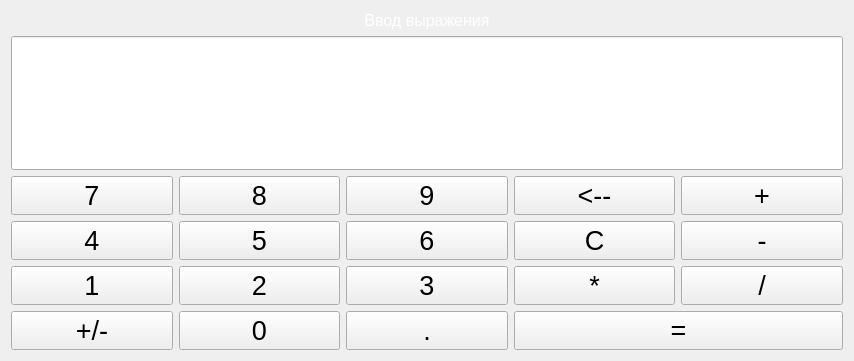
<?xml version="1.0" encoding="UTF-8"?>
<ui version="4.0">
 <class>Form</class>
 <widget class="QWidget" name="Form">
  <property name="geometry">
   <rect>
    <x>0</x>
    <y>0</y>
    <width>854</width>
    <height>361</height>
   </rect>
  </property>
  <property name="windowTitle">
   <string>Калькулятор</string>
  </property>
  <layout class="QVBoxLayout" name="verticalLayout">
   <item>
    <widget class="QLabel" name="label">
     <property name="palette">
      <palette>
       <active>
        <colorrole role="WindowText">
         <brush brushstyle="SolidPattern">
          <color alpha="255">
           <red>255</red>
           <green>255</green>
           <blue>255</blue>
          </color>
         </brush>
        </colorrole>
       </active>
       <inactive>
        <colorrole role="WindowText">
         <brush brushstyle="SolidPattern">
          <color alpha="255">
           <red>255</red>
           <green>255</green>
           <blue>255</blue>
          </color>
         </brush>
        </colorrole>
       </inactive>
       <disabled>
        <colorrole role="WindowText">
         <brush brushstyle="SolidPattern">
          <color alpha="255">
           <red>105</red>
           <green>105</green>
           <blue>105</blue>
          </color>
         </brush>
        </colorrole>
       </disabled>
      </palette>
     </property>
     <property name="font">
      <font>
       <pointsize>12</pointsize>
      </font>
     </property>
     <property name="text">
      <string>Ввод выражения</string>
     </property>
     <property name="alignment">
      <set>Qt::AlignCenter</set>
     </property>
    </widget>
   </item>
   <item>
    <layout class="QHBoxLayout" name="horizontalLayout">
     <item>
      <widget class="QLineEdit" name="lineEdit">
       <property name="sizePolicy">
        <sizepolicy hsizetype="Expanding" vsizetype="Expanding">
         <horstretch>0</horstretch>
         <verstretch>0</verstretch>
        </sizepolicy>
       </property>
       <property name="font">
        <font>
         <pointsize>30</pointsize>
        </font>
       </property>
      </widget>
     </item>
    </layout>
   </item>
   <item>
    <layout class="QGridLayout" name="gridLayout">
     <item row="0" column="1">
      <widget class="QPushButton" name="button_8">
       <property name="sizePolicy">
        <sizepolicy hsizetype="Minimum" vsizetype="Expanding">
         <horstretch>0</horstretch>
         <verstretch>0</verstretch>
        </sizepolicy>
       </property>
       <property name="font">
        <font>
         <pointsize>20</pointsize>
        </font>
       </property>
       <property name="text">
        <string>8</string>
       </property>
      </widget>
     </item>
     <item row="0" column="3">
      <widget class="QPushButton" name="button_backspace">
       <property name="sizePolicy">
        <sizepolicy hsizetype="Minimum" vsizetype="Expanding">
         <horstretch>0</horstretch>
         <verstretch>0</verstretch>
        </sizepolicy>
       </property>
       <property name="font">
        <font>
         <pointsize>20</pointsize>
        </font>
       </property>
       <property name="text">
        <string>&lt;--</string>
       </property>
      </widget>
     </item>
     <item row="0" column="2">
      <widget class="QPushButton" name="button_9">
       <property name="sizePolicy">
        <sizepolicy hsizetype="Minimum" vsizetype="Expanding">
         <horstretch>0</horstretch>
         <verstretch>0</verstretch>
        </sizepolicy>
       </property>
       <property name="font">
        <font>
         <pointsize>20</pointsize>
        </font>
       </property>
       <property name="text">
        <string>9</string>
       </property>
      </widget>
     </item>
     <item row="0" column="0">
      <widget class="QPushButton" name="button_7">
       <property name="sizePolicy">
        <sizepolicy hsizetype="Minimum" vsizetype="Expanding">
         <horstretch>0</horstretch>
         <verstretch>0</verstretch>
        </sizepolicy>
       </property>
       <property name="maximumSize">
        <size>
         <width>162</width>
         <height>16777215</height>
        </size>
       </property>
       <property name="font">
        <font>
         <pointsize>20</pointsize>
        </font>
       </property>
       <property name="text">
        <string>7</string>
       </property>
      </widget>
     </item>
     <item row="3" column="0">
      <widget class="QPushButton" name="button_change_sign">
       <property name="sizePolicy">
        <sizepolicy hsizetype="Minimum" vsizetype="Expanding">
         <horstretch>0</horstretch>
         <verstretch>0</verstretch>
        </sizepolicy>
       </property>
       <property name="font">
        <font>
         <pointsize>20</pointsize>
        </font>
       </property>
       <property name="text">
        <string>+/-</string>
       </property>
      </widget>
     </item>
     <item row="2" column="0">
      <widget class="QPushButton" name="button_1">
       <property name="sizePolicy">
        <sizepolicy hsizetype="Minimum" vsizetype="Expanding">
         <horstretch>0</horstretch>
         <verstretch>0</verstretch>
        </sizepolicy>
       </property>
       <property name="font">
        <font>
         <pointsize>20</pointsize>
        </font>
       </property>
       <property name="text">
        <string>1</string>
       </property>
      </widget>
     </item>
     <item row="1" column="0">
      <widget class="QPushButton" name="button_4">
       <property name="sizePolicy">
        <sizepolicy hsizetype="Minimum" vsizetype="Expanding">
         <horstretch>0</horstretch>
         <verstretch>0</verstretch>
        </sizepolicy>
       </property>
       <property name="font">
        <font>
         <pointsize>20</pointsize>
        </font>
       </property>
       <property name="text">
        <string>4</string>
       </property>
      </widget>
     </item>
     <item row="0" column="4">
      <widget class="QPushButton" name="button_plus">
       <property name="sizePolicy">
        <sizepolicy hsizetype="Minimum" vsizetype="Expanding">
         <horstretch>0</horstretch>
         <verstretch>0</verstretch>
        </sizepolicy>
       </property>
       <property name="font">
        <font>
         <pointsize>20</pointsize>
        </font>
       </property>
       <property name="text">
        <string>+</string>
       </property>
      </widget>
     </item>
     <item row="1" column="1">
      <widget class="QPushButton" name="button_5">
       <property name="sizePolicy">
        <sizepolicy hsizetype="Minimum" vsizetype="Expanding">
         <horstretch>0</horstretch>
         <verstretch>0</verstretch>
        </sizepolicy>
       </property>
       <property name="font">
        <font>
         <pointsize>20</pointsize>
        </font>
       </property>
       <property name="text">
        <string>5</string>
       </property>
      </widget>
     </item>
     <item row="1" column="2">
      <widget class="QPushButton" name="button_6">
       <property name="sizePolicy">
        <sizepolicy hsizetype="Minimum" vsizetype="Expanding">
         <horstretch>0</horstretch>
         <verstretch>0</verstretch>
        </sizepolicy>
       </property>
       <property name="font">
        <font>
         <pointsize>20</pointsize>
        </font>
       </property>
       <property name="text">
        <string>6</string>
       </property>
      </widget>
     </item>
     <item row="2" column="1">
      <widget class="QPushButton" name="button_2">
       <property name="sizePolicy">
        <sizepolicy hsizetype="Minimum" vsizetype="Expanding">
         <horstretch>0</horstretch>
         <verstretch>0</verstretch>
        </sizepolicy>
       </property>
       <property name="font">
        <font>
         <pointsize>20</pointsize>
        </font>
       </property>
       <property name="text">
        <string>2</string>
       </property>
      </widget>
     </item>
     <item row="3" column="1">
      <widget class="QPushButton" name="button_0">
       <property name="sizePolicy">
        <sizepolicy hsizetype="Minimum" vsizetype="Expanding">
         <horstretch>0</horstretch>
         <verstretch>0</verstretch>
        </sizepolicy>
       </property>
       <property name="font">
        <font>
         <pointsize>20</pointsize>
        </font>
       </property>
       <property name="text">
        <string>0</string>
       </property>
      </widget>
     </item>
     <item row="2" column="2">
      <widget class="QPushButton" name="button_3">
       <property name="sizePolicy">
        <sizepolicy hsizetype="Minimum" vsizetype="Expanding">
         <horstretch>0</horstretch>
         <verstretch>0</verstretch>
        </sizepolicy>
       </property>
       <property name="font">
        <font>
         <pointsize>20</pointsize>
        </font>
       </property>
       <property name="text">
        <string>3</string>
       </property>
      </widget>
     </item>
     <item row="3" column="2">
      <widget class="QPushButton" name="button_dot">
       <property name="sizePolicy">
        <sizepolicy hsizetype="Minimum" vsizetype="Expanding">
         <horstretch>0</horstretch>
         <verstretch>0</verstretch>
        </sizepolicy>
       </property>
       <property name="font">
        <font>
         <pointsize>20</pointsize>
        </font>
       </property>
       <property name="text">
        <string>.</string>
       </property>
      </widget>
     </item>
     <item row="1" column="3">
      <widget class="QPushButton" name="button_clear">
       <property name="sizePolicy">
        <sizepolicy hsizetype="Minimum" vsizetype="Expanding">
         <horstretch>0</horstretch>
         <verstretch>0</verstretch>
        </sizepolicy>
       </property>
       <property name="font">
        <font>
         <pointsize>20</pointsize>
        </font>
       </property>
       <property name="text">
        <string>C</string>
       </property>
      </widget>
     </item>
     <item row="1" column="4">
      <widget class="QPushButton" name="button_minus">
       <property name="sizePolicy">
        <sizepolicy hsizetype="Minimum" vsizetype="Expanding">
         <horstretch>0</horstretch>
         <verstretch>0</verstretch>
        </sizepolicy>
       </property>
       <property name="font">
        <font>
         <pointsize>20</pointsize>
        </font>
       </property>
       <property name="text">
        <string>-</string>
       </property>
      </widget>
     </item>
     <item row="2" column="3">
      <widget class="QPushButton" name="button_mul">
       <property name="sizePolicy">
        <sizepolicy hsizetype="Minimum" vsizetype="Expanding">
         <horstretch>0</horstretch>
         <verstretch>0</verstretch>
        </sizepolicy>
       </property>
       <property name="font">
        <font>
         <pointsize>20</pointsize>
        </font>
       </property>
       <property name="text">
        <string>*</string>
       </property>
      </widget>
     </item>
     <item row="2" column="4">
      <widget class="QPushButton" name="button_div">
       <property name="sizePolicy">
        <sizepolicy hsizetype="Minimum" vsizetype="Expanding">
         <horstretch>0</horstretch>
         <verstretch>0</verstretch>
        </sizepolicy>
       </property>
       <property name="font">
        <font>
         <pointsize>20</pointsize>
        </font>
       </property>
       <property name="text">
        <string>/</string>
       </property>
      </widget>
     </item>
     <item row="3" column="3" colspan="2">
      <widget class="QPushButton" name="button_equal">
       <property name="sizePolicy">
        <sizepolicy hsizetype="Minimum" vsizetype="Expanding">
         <horstretch>0</horstretch>
         <verstretch>0</verstretch>
        </sizepolicy>
       </property>
       <property name="font">
        <font>
         <pointsize>20</pointsize>
        </font>
       </property>
       <property name="text">
        <string>=</string>
       </property>
      </widget>
     </item>
    </layout>
   </item>
  </layout>
 </widget>
 <resources/>
 <connections>
  <connection>
   <sender>button_clear</sender>
   <signal>clicked()</signal>
   <receiver>lineEdit</receiver>
   <slot>clear()</slot>
   <hints>
    <hint type="sourcelabel">
     <x>609</x>
     <y>216</y>
    </hint>
    <hint type="destinationlabel">
     <x>273</x>
     <y>79</y>
    </hint>
   </hints>
  </connection>
 </connections>
</ui>
